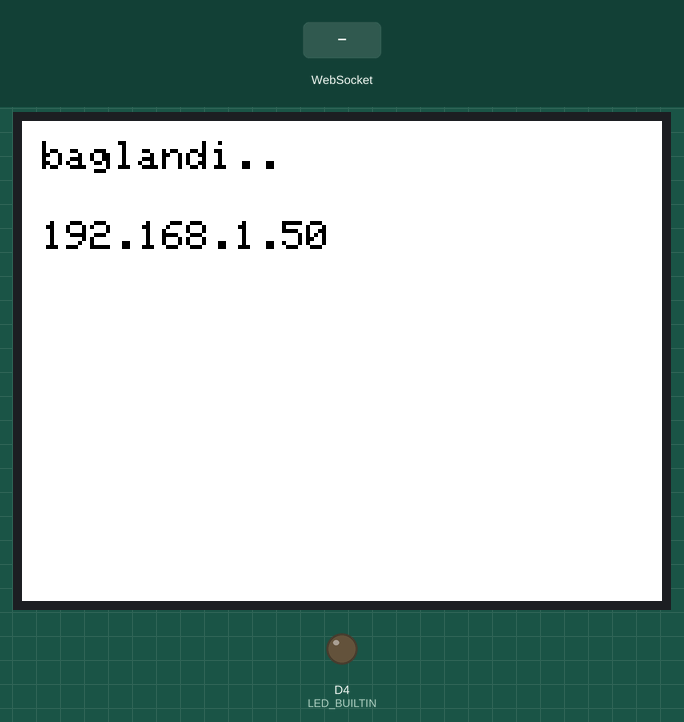
The sketch below on a simulated ESP8266 (Wemos D1 mini). Shown: 320×240 colour display, output pins drawn as LEDs (lit = HIGH, except the on-board LED, lit = LOW). The inputs (shaded band) are chosen by the test bench. WiFi joins after 1.5 s; servers stay silent unless stated; storage starts empty; what the sketch prints to the serial monitor is not drawn.

Above: at 5.4 s.
5.5 s: WebSocket text "0" received
At 6.7 s:
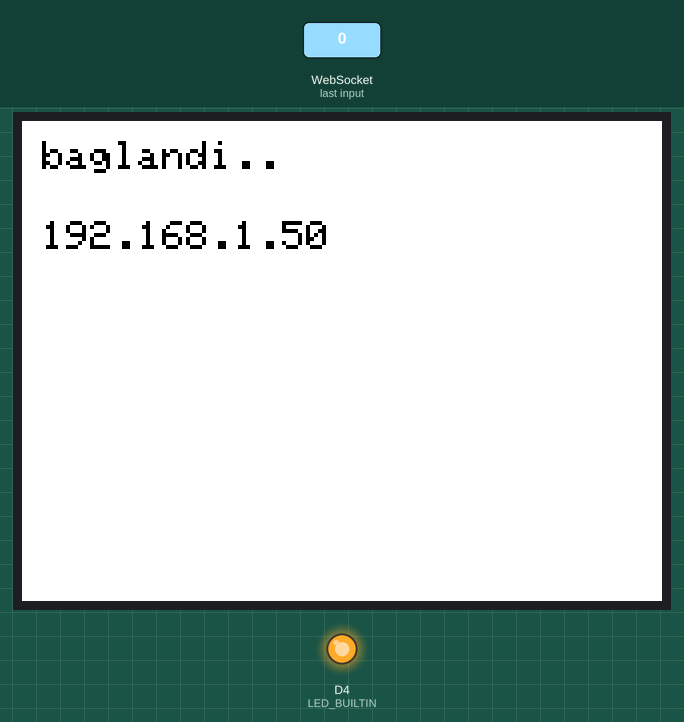
7.0 s: WebSocket text "1" received
At 7.9 s:
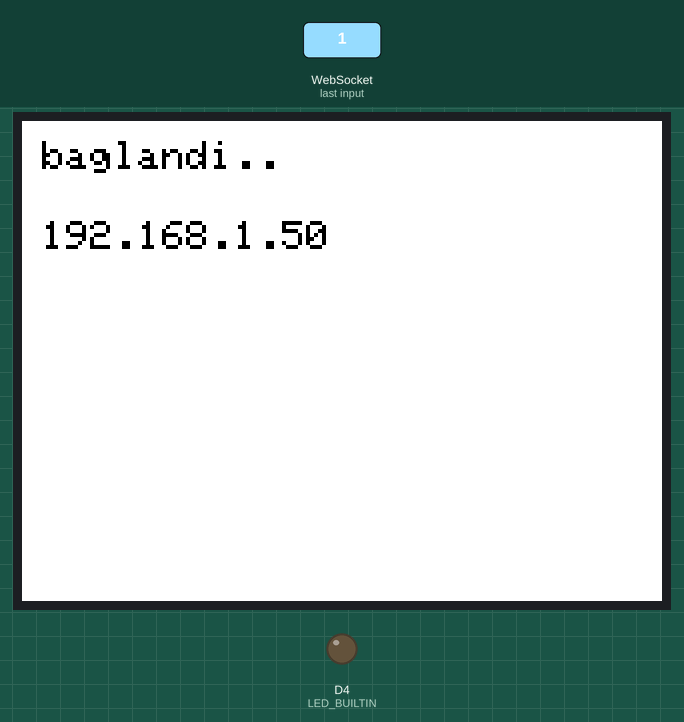
Timing chart, 0 to 10.0 s (numbered marks = the images above; inputs shaded):
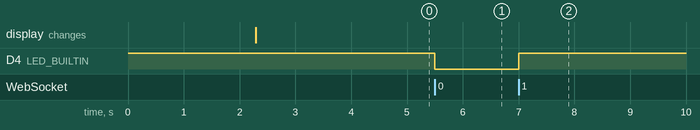

The sketch:

2020-05-03-1646_evde_tftlcd_websocket_deneme.ino
```cpp
#include <SPI.h>
#include <Adafruit_GFX.h>
#include <Adafruit_ILI9341.h>
//#include <Fonts/FreeSansOblique9pt7b.h>
#include <ESP8266HTTPClient.h>
#include <ESP8266WiFi.h>
#include <WiFiClient.h>
#include <ESP8266WebServer.h>

#include <WebSocketsServer.h>
#include <FS.h>


////////////////////////////////////////////////////////////////
#define TFT_CS D0  //for D1 mini or TFT I2C Connector Shield (V1.1.0 or later)
#define TFT_DC D8  //for D1 mini or TFT I2C Connector Shield (V1.1.0 or later)
#define TFT_RST -1 //for D1 mini or TFT I2C Connector Shield (V1.1.0 or later)
#define TS_CS D3   //for D1 mini or TFT I2C Connector Shield (V1.1.0 or later)
Adafruit_ILI9341 tft = Adafruit_ILI9341(TFT_CS, TFT_DC, TFT_RST);

//////////////////////////////////////////////////////////
int rrrr=0;
//Enter your SSID and PASSWORD
const char* ssid = "NetMASTER Uydunet-E4B0";
const char* password = "mukerremcesur7106";

ESP8266WebServer server (80);
WebSocketsServer webSocket = WebSocketsServer(81);

////////////////////////////
void setup(void){

  pinMode(LED_BUILTIN, OUTPUT);
  digitalWrite(LED_BUILTIN,HIGH);
  //////////////////////////////////////////
  tft.begin();
  tft.setRotation(1);
  tft.setTextWrap(false);//yenibilgi2019-12-11:yazi satiri doldurdugunda asagi gecmesin
  tft.setTextColor(0x0000,0xffff); tft.setTextSize(2);

  tft.fillRect(0,0, 320,120, 0xffff);
  tft.fillRect(0,120,320,240,0xffff );
///////////////////////////////////////////
  //ESP.eraseConfig();//2019-12-19yeni esp zaman zaman wifi server uzerinden gerekli dosyalara tam bağlanamiyordu. bazen iyi bazen kotu idi. belki bu cozum olur.emin degilim
  Serial.begin(115200);
  SPIFFS.begin();
  if(SPIFFS.begin()){
     Serial.println("SPIFFS dosya sistemi aktif");
    //return;
  }

  File file2 = SPIFFS.open("/index.html", "r");
  if(file2){
    Serial.println("index.html acildi");
  }


  //WiFi.softAP(ssid, password);
 // IPAddress IP = WiFi.softAPIP();
WiFi.mode(WIFI_STA);
WiFi.begin(ssid, password);
while (WiFi.status() != WL_CONNECTED) {
Serial.print("Connecting..");
tft.setCursor(10, 10);tft.print("baglaniyor");
delay(1000);
}
tft.setCursor(10, 10);tft.println("baglandi..");
tft.setCursor(10, 50);tft.println(WiFi.localIP());

server.serveStatic("/", SPIFFS, "/index.html");
server.begin();
  delay(2000);
  Serial.println("setupbitti");
  webSocket.begin();
  webSocket.onEvent(webSocketEvent);

}

void loop(void){

server.handleClient();
webSocket.loop();
rrrr=rrrr+1;
String tttt;
tttt=String(rrrr);
webSocket.broadcastTXT(tttt);

}
void webSocketEvent(byte num, WStype_t type, uint8_t * payload, size_t length)
{
  if(type == WStype_TEXT)
  {
      if (payload[0] == '0')
      {
          digitalWrite(LED_BUILTIN, LOW);
          Serial.println("LED=off");
      }
      else if (payload[0] == '1')
      {
          digitalWrite(LED_BUILTIN, HIGH);
          Serial.println("LED=on");
      }
  }

  else
  {
    Serial.print("WStype = ");   Serial.println(type);
    Serial.print("WS payload = ");
    for(int i = 0; i < length; i++) { Serial.print((char) payload[i]); }
    Serial.println();

  }
}
```

Measured:
- after the input at 5.5 s, D4 (LED_BUILTIN): HIGH → LOW at once
- after the input at 7.0 s, D4 (LED_BUILTIN): LOW → HIGH at once
